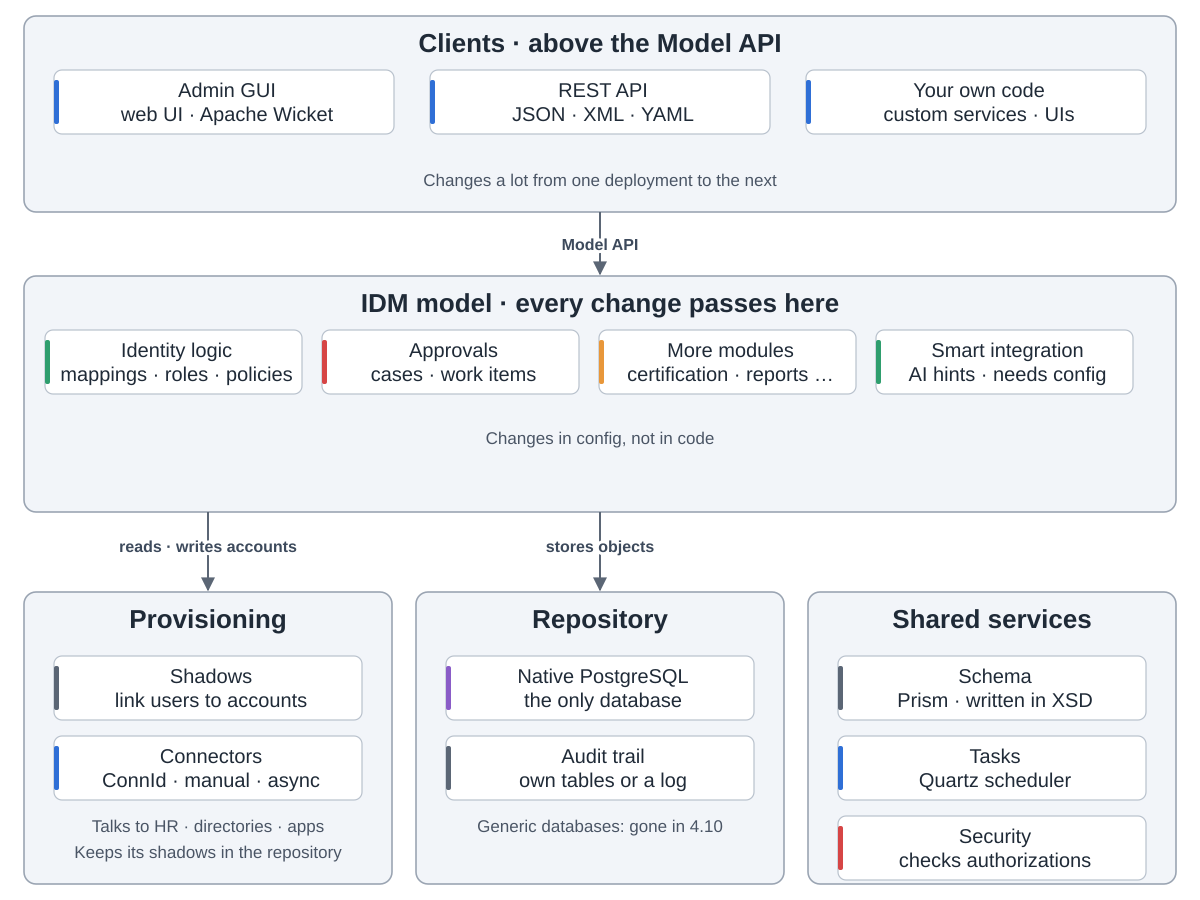

This chart was generated by the following Python code:
"""midPoint's parts: the clients above the Model API, the IDM model, and the subsystems below it.
A map of parts, not steps: clients call the model through the Model API; the model uses provisioning
and the repository; schema, tasks and security are shared services.
The architecture page still lists a generic (multi-database) repository; the code at this commit has only
the native PostgreSQL one (repo/repo-sqale), and docs/repository says generic support was removed in 4.10.
Drawn from Evolveum/midpoint at commit 160887ba (pom.xml modules, gui/, model/, provisioning/, repo/, infra/,
docs/repository, docs/smart-integrations, docs/tasks/task-manager) and Evolveum/docs at 907aa8d
(midpoint/architecture/index.adoc).
Run: python3 components.py"""
import sys
from pathlib import Path

sys.path.insert(0, str(Path(__file__).resolve().parents[2] / "tools"))
from archdiagram import Diagram, C3, CW3  # noqa: E402

d = Diagram("midPoint's parts",
            "Clients, above the Model API, change most from one deployment to the next: the admin GUI, a web "
            "UI built with Apache Wicket; the REST API, the Model API over the network, in JSON, XML or YAML; "
            "and your own code. They call the IDM model through the Model API. "
            "The IDM model is where every change passes and policies are enforced: mappings, roles and "
            "policy rules; approvals and cases; certification, reports and notifications; and smart "
            "integration, AI suggestions for mappings and correlation from an outside service, which needs "
            "the smartIntegration setting. "
            "The model reads and writes accounts through provisioning and stores objects in the repository. "
            "Provisioning keeps shadows that link users to accounts and talks to apps through ConnId "
            "connectors, or built-in manual and asynchronous ones; it stores the shadows in the repository. "
            "The repository is native PostgreSQL, the only database since midPoint 4.10; the audit trail "
            "goes to its own tables or to a log. "
            "Shared services: the schema (Prism, written in XSD), tasks run by the Quartz scheduler, "
            "and security, which checks authorizations.")

# Clients: above the Model API.
d.group(24, 16, 1152, 196, "Clients · above the Model API")
for x, (label, kind) in zip((54, 430, 806), [("Admin GUI|web UI · Apache Wicket", "coding"),
                                             ("REST API|JSON · XML · YAML", "coding"),
                                             ("Your own code|custom services · UIs", "coding")]):
    d.card(x, 70, label, kind, w=340)
d.note(600, 186, "Changes a lot from one deployment to the next")

d.arrow("M600 212V274", label="Model API", at=(600, 250))

# The IDM model.
d.group(24, 276, 1152, 236, "IDM model · every change passes here")
for x, (label, kind) in zip((45, 322, 599, 876), [("Identity logic|mappings · roles · policies", "plan"),
                                                  ("Approvals|cases · work items", "review"),
                                                  ("More modules|certification · reports …", "critic"),
                                                  ("Smart integration|AI hints · needs config", "plan")]):
    d.card(x, 330, label, kind, w=257)
d.note(600, 444, "Changes in config, not in code")

# Below the model.
x1, x2, x3 = C3
d.arrow(f"M{x1 + CW3 / 2} 512V590", label="reads · writes accounts", at=(x1 + CW3 / 2, 552))
d.arrow(f"M{x2 + CW3 / 2} 512V590", label="stores objects", at=(x2 + CW3 / 2, 552))

d.group(x1, 592, CW3, 292, "Provisioning")
d.column(x1, 592, [("Shadows|link users to accounts", "data"),
                   ("Connectors|ConnId · manual · async", "coding")], w=CW3 - 60)
d.notes(x1, 592, 292, "Talks to HR · directories · apps", "Keeps its shadows in the repository", w=CW3)

d.group(x2, 592, CW3, 292, "Repository")
d.column(x2, 592, [("Native PostgreSQL|the only database", "write"),
                   ("Audit trail|own tables or a log", "data")], w=CW3 - 60)
d.notes(x2, 592, 292, "Generic databases: gone in 4.10", w=CW3)

d.group(x3, 592, CW3, 292, "Shared services")
d.column(x3, 592, [("Schema|Prism · written in XSD", "data"),
                   ("Tasks|Quartz scheduler", "coding"),
                   ("Security|checks authorizations", "review")], w=CW3 - 60)

d.save(Path(__file__).with_name("components.svg"))
